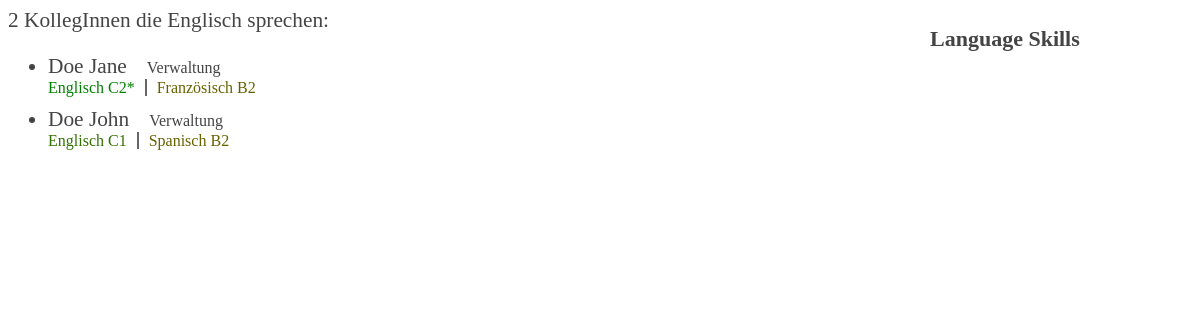
Screenshot of /?main=language&LanguageID=2 with the database file from the repository.
### tables this page shows
CREATE TABLE "LanguageLink" (
	`LanguageLinkID`	INTEGER NOT NULL PRIMARY KEY AUTOINCREMENT UNIQUE,
	`UserID`	int(11) NOT NULL,
	`LanguageID`	int(11) NOT NULL,
	`SkillLevel`	varchar(2) NOT NULL,
	`zertifiziert`	INTEGER
);

CREATE TABLE "User" (
	`UserID`	INTEGER NOT NULL PRIMARY KEY AUTOINCREMENT UNIQUE,
	`UserName`	tinytext NOT NULL,
	`UserForename`	tinytext NOT NULL
);

CREATE TABLE `FacilityLink` (
	`FacilityLinkID`	INTEGER NOT NULL PRIMARY KEY AUTOINCREMENT UNIQUE,
	`UserID`	INTEGER,
	`FacilityID`	INTEGER
);

### init.php (called while the page is built, shortened)
<?php
$dbfile="languageskills.db";
$db = new SQLite3($dbfile);
$results = $db->query("SELECT * FROM Language ORDER BY LanguageName ASC");
while ($row = $results->fetchArray()) {
	$sprachen[$row["LanguageID"]] = $row["LanguageName"];
}
?>

### functions.php (the view, shortened to what this page needs)
<?php
function spokenlanguages($user_id,$sprachen) {
	$sl = '<ul class="LanguageSkills">';
	$languagequery = "SELECT * FROM LanguageLink WHERE UserID = ".$user_id;
	$dbfile="languageskills.db";
	$db = new SQLite3($dbfile);
	$languageresult = $db->query($languagequery);
	while ($languages = $languageresult->fetchArray(SQLITE3_ASSOC)) {
			if ($languages['SkillLevel'] != "-") {
				if($languages['zertifiziert']=="1") $level.='*';
				else unset($level);
			}
		$sl .= '<li><a class="skill_'.$languages['SkillLevel'].'" href="?main=language&LanguageID='.$languages['LanguageID'].'">'.$sprachen[$languages['LanguageID']];
		if($languages['SkillLevel'] != "-") $sl .= ' '.$languages['SkillLevel'].$level;
		$sl .= '</a></li>';
	}
	$sl .= '</ul>';
	return $sl;
}
function facilities($user_id,$einrichtungen) {
	$f = '<ul class="Facilities">';
	$facilityquery = "SELECT * FROM FacilityLink WHERE UserID = ".$user_id;
	$dbfile="languageskills.db";
	$db = new SQLite3($dbfile);
	$facilityresult = $db->query($facilityquery);
	while ($facilities = $facilityresult->fetchArray(SQLITE3_ASSOC)) {
		$f .= '<li><a href="?main=facility&FacilityID='.$facilities['FacilityID'].'">'.$einrichtungen[$facilities['FacilityID']].'</a></li>';
	}
	$f .= '</ul>';
	return $f;
}
?>

### language.php
<?php
$countquery = 'SELECT count(*) FROM User INNER JOIN LanguageLink ON User.UserID = LanguageLink.UserID WHERE LanguageLink.LanguageID = '.$_GET['LanguageID'];
$result = $db->query($countquery);
while ($number = $result->fetchArray(SQLITE3_ASSOC)) {
	$sum = $number['count(*)'];
}
echo $sum.' KollegInnen die '.$sprachen[$_GET['LanguageID']].' sprechen:';
$order = "ORDER by User.UserName asc";
$userquery = 'SELECT * FROM User INNER JOIN LanguageLink ON User.UserID = LanguageLink.UserID WHERE LanguageLink.LanguageID = '.$_GET['LanguageID'].' '.$order;
$userresult = $db->query($userquery);
?>
<ul class="collaborators">
	<?php
		while ($line = $userresult->fetchArray(SQLITE3_ASSOC)) {
			$userid = $line['UserID'];
			echo '<li><div class="collaborator"><a href="?main=user&UserID='.$userid.'">'.$line['UserForename'].' '.$line['UserName'].'</a>';
			echo facilities($userid,$einrichtungen);
			echo spokenlanguages($userid,$sprachen);
			echo '</div>';
			echo '</li>';
		}
?>
</ul>

### style.css (style rules this page uses)
body { font-size: 16pt; font-family: Verdana; color:#444; }
a { text-decoration: none; color:#444; }
li { margin: 10px 0; }
ul.collaborators ul.LanguageSkills { padding: 0; margin: 0; font-size: 75%; }
ul.collaborators ul.LanguageSkills li { display: inline; list-style-type: none; padding-right: 10px; border-right: #666 2px solid; margin-right: 10px; }
ul.collaborators ul.LanguageSkills li:last-child { padding-right: 0px; border-right: none; margin-right: 0px; }
ul.collaborators ul.Facilities { display: inline; padding: 0; margin: 0 0 0 20px; font-size: 75%; }
ul.collaborators ul.Facilities li { display: inline; list-style-type: none; padding-right: 10px; border-right: #666 2px solid; margin-right: 10px; }
ul.collaborators ul.Facilities li:last-child { padding-right: 0px; border-right: none; margin-right: 0px; }
.collaborator .Facilities { font-size: 50%; }
.LanguageSkills a.skill_B2 { color:#666100; }
.LanguageSkills a.skill_C1 { color:#337100; }
.LanguageSkills a.skill_C2 { color:#008000; }

### rows the page displays
languagelink: UserID.UserForename "Doe", UserID.UserName "Jane", LanguageID "Englisch", value "C2*"
facilitylink: FacilityID "Verwaltung"
languagelink: LanguageID "Französisch", value "B2"
languagelink: UserID.UserForename "Doe", UserID.UserName "John", LanguageID "Englisch", value "C1"
facilitylink: FacilityID "Verwaltung"
languagelink: LanguageID "Spanisch", value "B2"

### other values shown
$sum "2"
$sprachen[$_GET['LanguageID']] "Englisch"
